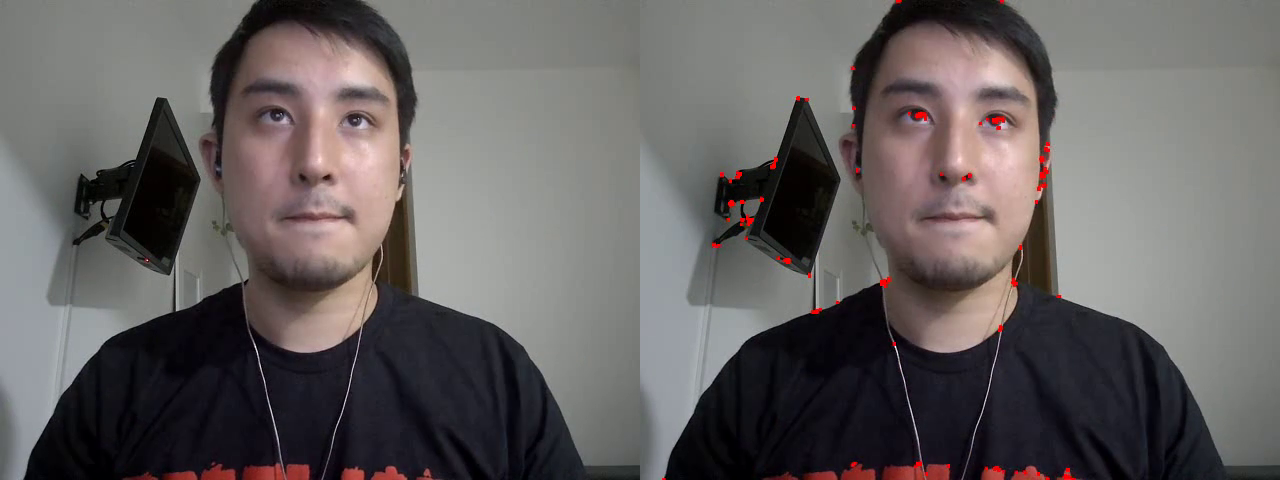
#> input picture frame 13 of assets/relatorio_6/videos/lab6d_A.mp4, 1280 x 480 px, given in place of the camera
$ python lab6d_B.py
#> lines starting #> are read from the running program, lines starting #| are printed output that depends on the picture; after the words box and inside, x2 and y2 are one past the last pixel; in counts of white or black regions, pixels touching at a corner belong together
import numpy as np
import cv2 as cv

cap = cv.VideoCapture(0)

width = cap.get(cv.CAP_PROP_FRAME_WIDTH) * 2   # float
# Get current height of frame
height = cap.get(cv.CAP_PROP_FRAME_HEIGHT) # float
# Define Video Frame Rate in fps
fps =  15

fourcc = cv.VideoWriter_fourcc(*'XVID')
out = cv.VideoWriter('lab6d_B.avi', fourcc, fps, (int(width),int(height)) )

if not cap.isOpened():
    print("Cannot open camera")
    exit()

while True:
    # Capture frame-by-frame
    ret, frame = cap.read()
#> frame is the input picture: shape (480, 1280, 3); mean B, G, R 95.8, 96, 100.7
    frameRaw = frame.copy()
    # if frame is read correctly ret is True
    if not ret:
        print("Can't receive frame (stream end?). Exiting ...")
        break
    gray = cv.cvtColor(frame,cv.COLOR_BGR2GRAY)
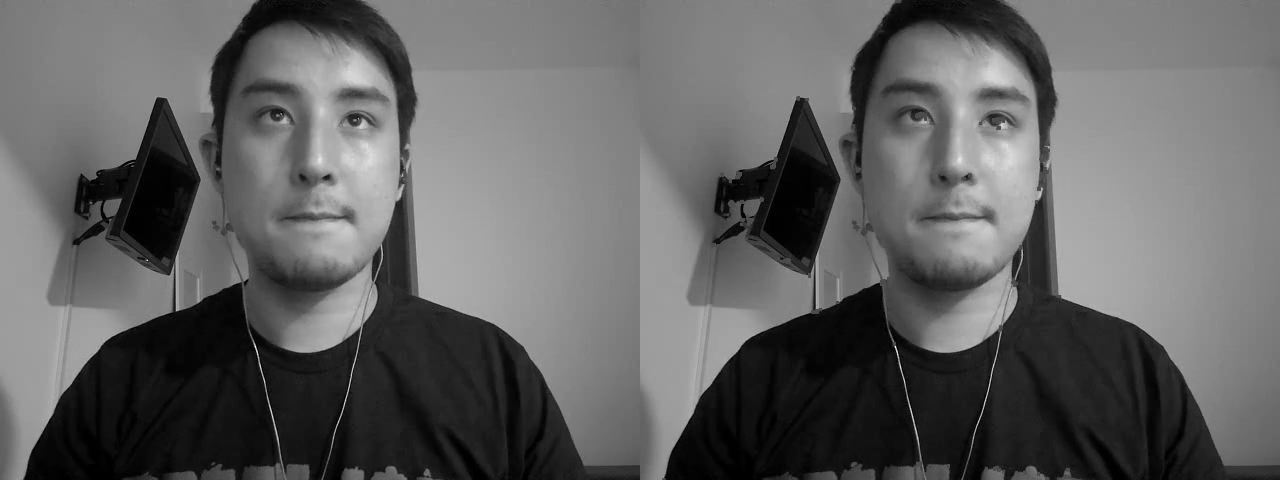
#> gray: shape (480, 1280); min 0, max 251, mean 97.4

    corners = cv.goodFeaturesToTrack(gray,25,0.01,10)
#> corners = 25 rows, first 8: [176, 310], [147, 260], [895, 346], [1000, 125], [817, 308], [276, 115], [923, 119], [362, 119]
    corners = np.int0(corners)


    for i in corners:
        x,y = i.ravel()
        cv.circle(frame,(x,y),15,255,-1)
#> this loop made 25 passes
#> (x, y) on passes 1 to 12: (176, 310), (147, 260), (895, 346), (1000, 125), (817, 308), (276, 115), (923, 119), (362, 119), (81, 174), (1040, 190), (403, 185), (120, 199)
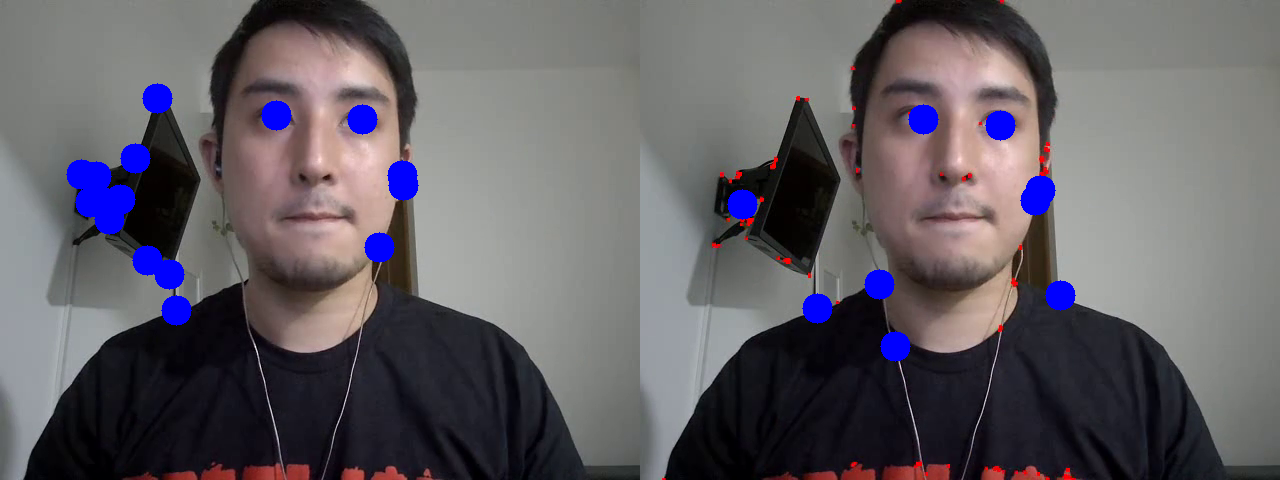
#> frame: shape (480, 1280, 3); 2.57% of pixels changed, all inside (x1, y1, x2, y2) = (66, 83, 1076, 362)

    # Display the resulting frame
    merge = np.concatenate((frameRaw, frame), axis = 1)
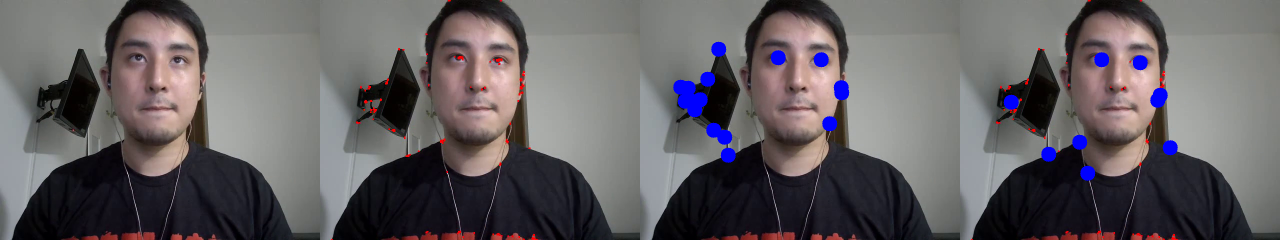
#> merge: shape (480, 2560, 3) (shown at 1/2 size); mean B, G, R 98.1, 95, 99.5
    cv.imshow('frame', merge)
    out.write(merge)
    if cv.waitKey(1) == ord('q'):
#> (key q is pressed here)
        break

# When everything done, release the capture
cap.release()
cv.destroyAllWindows()

$ run again, starting later in the video
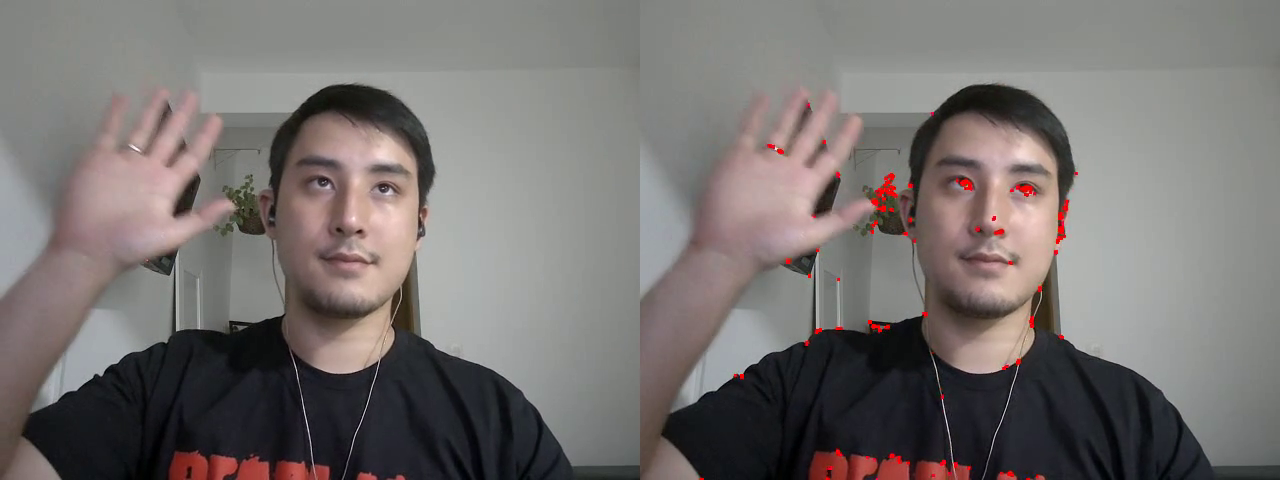
#> input picture frame 59 of assets/relatorio_6/videos/lab6d_A.mp4, 1280 x 480 px, given in place of the camera
#> frame is the input picture: shape (480, 1280, 3); mean B, G, R 111.5, 113, 118.4
#> corners = 25 rows, first 8: [176, 330], [994, 217], [377, 361], [817, 328], [390, 189], [776, 150], [1057, 242], [101, 375]
#> the loop `for i in corners:` made 25 passes
#> after the loop `for i in corners:`:
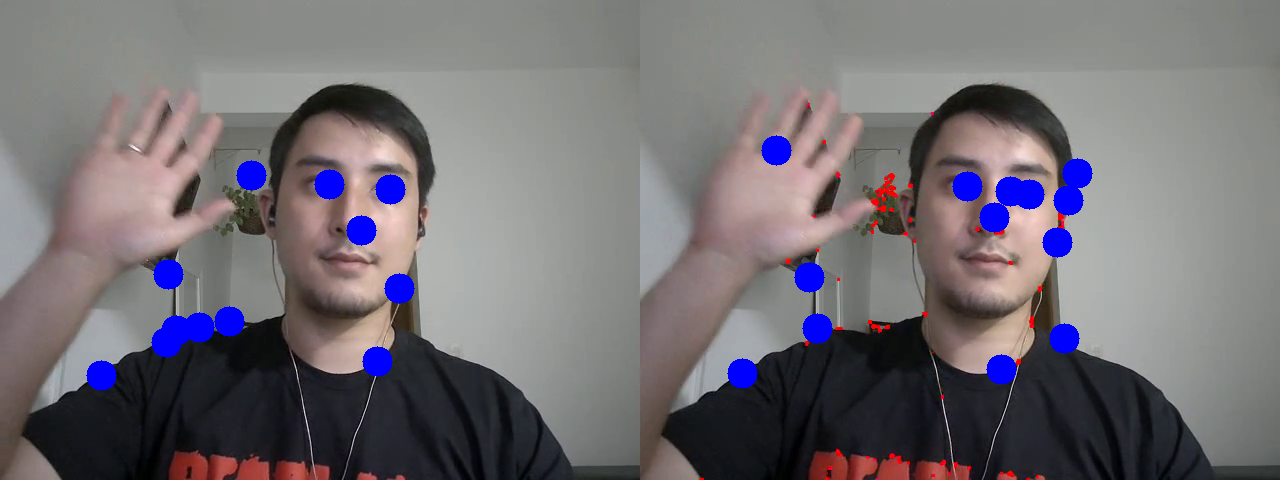
#> frame: shape (480, 1280, 3); 2.8% of pixels changed, all inside (x1, y1, x2, y2) = (86, 135, 1093, 391)
#> `merge = np.concatenate((frameRaw, frame), axis = 1)`:
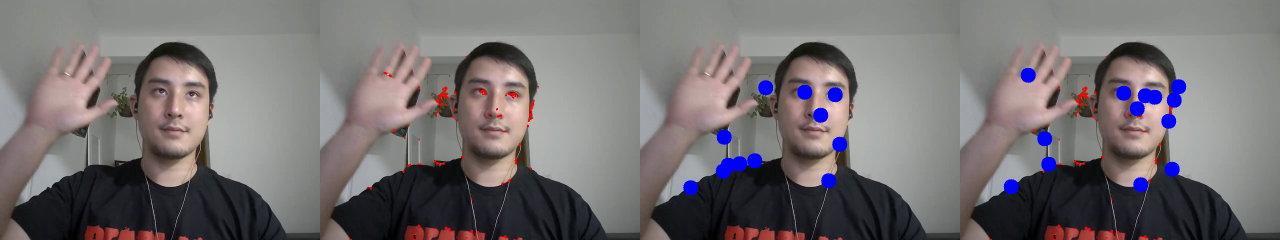
#> merge: shape (480, 2560, 3) (shown at 1/2 size); mean B, G, R 113.6, 111.5, 116.6

$ run again, starting later in the video
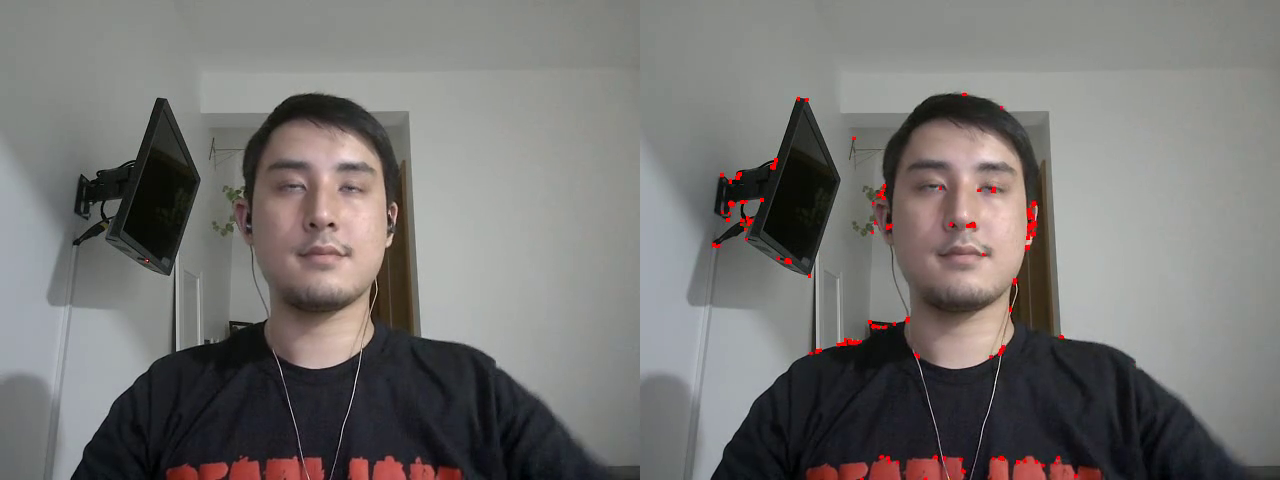
#> input picture frame 105 of assets/relatorio_6/videos/lab6d_A.mp4, 1280 x 480 px, given in place of the camera
#> frame is the input picture: shape (480, 1280, 3); mean B, G, R 112.8, 114.6, 117.2
#> corners = 25 rows, first 8: [177, 350], [147, 260], [1026, 239], [359, 352], [817, 348], [392, 233], [1036, 206], [977, 190]
#> the loop `for i in corners:` made 25 passes
#> after the loop `for i in corners:`:
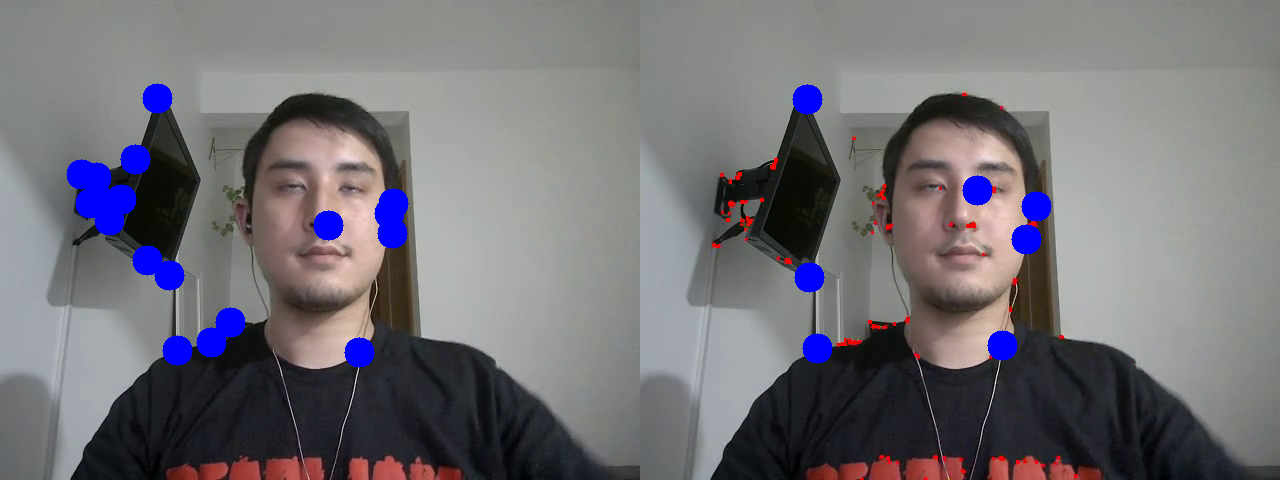
#> frame: shape (480, 1280, 3); 2.61% of pixels changed, all inside (x1, y1, x2, y2) = (66, 83, 1052, 368)
#> `merge = np.concatenate((frameRaw, frame), axis = 1)`:
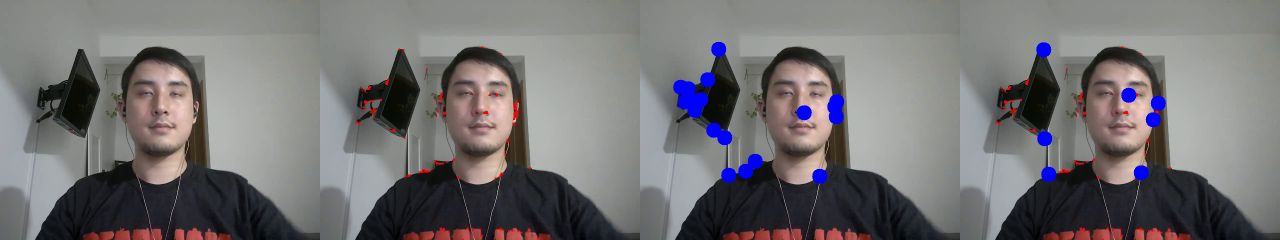
#> merge: shape (480, 2560, 3) (shown at 1/2 size); mean B, G, R 115, 113.4, 115.8
